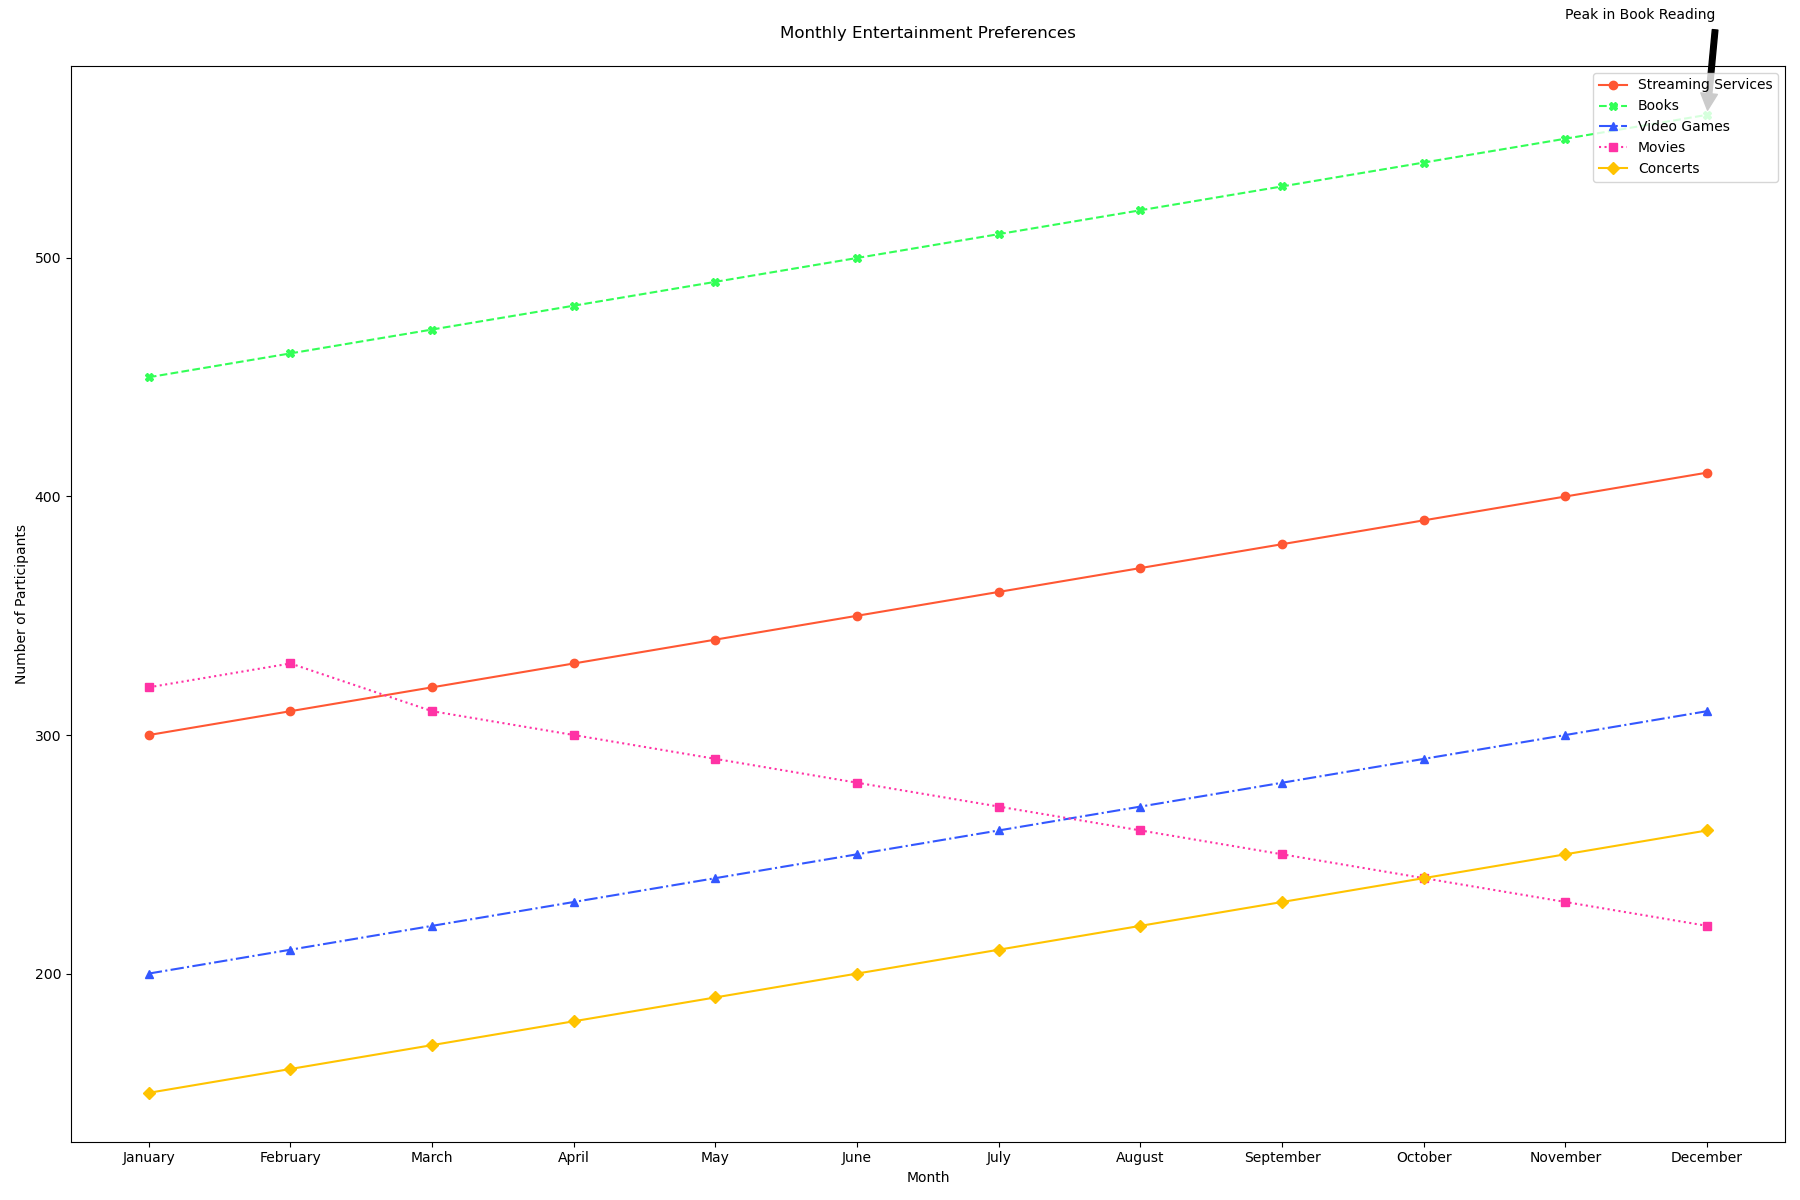

Python code for this plot:

import matplotlib.pyplot as plt

data = [
    {'Month': 'January', 'Streaming Services': 300, 'Books': 450, 'Video Games': 200, 'Movies': 320, 'Concerts': 150},
    {'Month': 'February', 'Streaming Services': 310, 'Books': 460, 'Video Games': 210, 'Movies': 330, 'Concerts': 160},
    {'Month': 'March', 'Streaming Services': 320, 'Books': 470, 'Video Games': 220, 'Movies': 310, 'Concerts': 170},
    {'Month': 'April', 'Streaming Services': 330, 'Books': 480, 'Video Games': 230, 'Movies': 300, 'Concerts': 180},
    {'Month': 'May', 'Streaming Services': 340, 'Books': 490, 'Video Games': 240, 'Movies': 290, 'Concerts': 190},
    {'Month': 'June', 'Streaming Services': 350, 'Books': 500, 'Video Games': 250, 'Movies': 280, 'Concerts': 200},
    {'Month': 'July', 'Streaming Services': 360, 'Books': 510, 'Video Games': 260, 'Movies': 270, 'Concerts': 210},
    {'Month': 'August', 'Streaming Services': 370, 'Books': 520, 'Video Games': 270, 'Movies': 260, 'Concerts': 220},
    {'Month': 'September', 'Streaming Services': 380, 'Books': 530, 'Video Games': 280, 'Movies': 250, 'Concerts': 230},
    {'Month': 'October', 'Streaming Services': 390, 'Books': 540, 'Video Games': 290, 'Movies': 240, 'Concerts': 240},
    {'Month': 'November', 'Streaming Services': 400, 'Books': 550, 'Video Games': 300, 'Movies': 230, 'Concerts': 250},
    {'Month': 'December', 'Streaming Services': 410, 'Books': 560, 'Video Games': 310, 'Movies': 220, 'Concerts': 260}
]

months = [record['Month'] for record in data]
streaming_services = [record['Streaming Services'] for record in data]
books = [record['Books'] for record in data]
video_games = [record['Video Games'] for record in data]
movies = [record['Movies'] for record in data]
concerts = [record['Concerts'] for record in data]

plt.figure(figsize=(18, 12))

plt.plot(months, streaming_services, label='Streaming Services', marker='o', linestyle='-', color='#FF5733')
plt.plot(months, books, label='Books', marker='X', linestyle='--', color='#33FF57')
plt.plot(months, video_games, label='Video Games', marker='^', linestyle='-.', color='#3357FF')
plt.plot(months, movies, label='Movies', marker='s', linestyle=':', color='#FF33A5')
plt.plot(months, concerts, label='Concerts', marker='D', linestyle='-', color='#FFC300')

plt.title('Monthly Entertainment Preferences', pad=20)
plt.xlabel('Month')
plt.ylabel('Number of Participants')

plt.legend(loc='upper right')

plt.annotate('Peak in Book Reading', xy=('December', 560), xytext=('November', 600),
             arrowprops=dict(facecolor='black', shrink=0.05))

plt.tight_layout()

plt.show()
